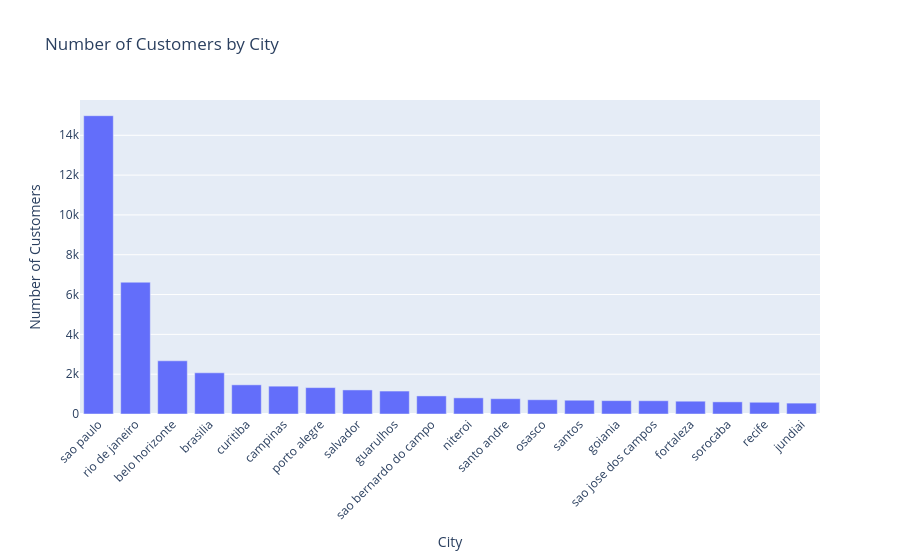

The notebook cell saved with this chart:
### Code cell
import plotly.express as px

fig = px.bar(
    x = customers_location_top20.index,
    y = customers_location_top20.values,
    title = "Number of Customers by City",
    labels= {"x": "City", "y": "Number of Customers"}
)

fig.update_layout(xaxis_tickangle=-45)

fig.show()

### Figure 1 — Plotly figure (JSON) as saved in the notebook; plotly's stock layout.template omitted (floating-point values rounded to 4 significant figures)
{"data": [{"alignmentgroup": "True", "hovertemplate": "City=%{x}<br>Number of Customers=%{y}<extra></extra>", "legendgroup": "", "marker": {"color": "#636efa", "pattern": {"shape": ""}}, "name": "", "offsetgroup": "", "orientation": "v", "showlegend": false, "textposition": "auto", "type": "bar", "x": ["sao paulo", "rio de janeiro", "belo horizonte", "brasilia", "curitiba", "campinas", "porto alegre", "salvador", "guarulhos", "sao bernardo do campo", "niteroi", "santo andre", "osasco", "santos", "goiania", "sao jose dos campos", "fortaleza", "sorocaba", "recife", "jundiai"], "xaxis": "x", "y": [14984, 6620, 2672, 2069, 1465, 1398, 1326, 1209, 1153, 908, 811, 769, 717, 692, 671, 666, 643, 610, 590, 547], "yaxis": "y"}], "layout": {"barmode": "relative", "legend": {"tracegroupgap": 0}, "title": {"text": "Number of Customers by City"}, "xaxis": {"anchor": "y", "domain": [0, 1], "tickangle": -45, "title": {"text": "City"}}, "yaxis": {"anchor": "x", "domain": [0, 1], "title": {"text": "Number of Customers"}}}}
